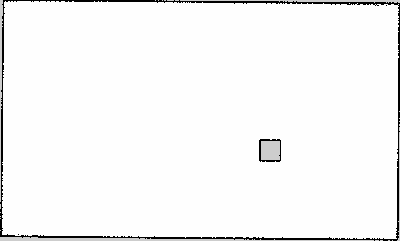
#> input picture robot_slam_toolbox/maps/origin_map.pgm, 400 x 241 px, found by its file name
$ python image_similarity.py
#> lines starting #> are read from the running program, lines starting #| are printed output that depends on the picture; after the words box and inside, x2 and y2 are one past the last pixel; in counts of white or black regions, pixels touching at a corner belong together; long printed decimals are rounded
import os
import numpy as np
import matplotlib.pyplot as plt
import cv2
from scipy.ndimage import distance_transform_cdt


def psi(source_map, target_dmap, c=1):
    points = np.argwhere(source_map == c)
    distances = [target_dmap[y, x] for y, x in points]
    return np.mean(distances) if distances else 0

def debug(gt, target, dmap_gt, psi_1, psi_2, psi_total):
    print("target == gt:", np.array_equal(target, gt))  # ต้องได้ True
    print("np.unique(gt):", np.unique(gt))
    print("np.unique(target):", np.unique(target))
    print("np.unique(dmap_gt):", np.unique(dmap_gt))

    print(f"ψ(map_gen → GT): {psi_1}")
    print(f"ψ(GT → map_gen): {psi_2}")
    print(f"Ψ total (ψ both ways): {psi_total}")

def show_maps_4panel(gt, target, dmap_gt, dmap_target):
    fig, axes = plt.subplots(2, 2, figsize=(12, 10))

    # รูป 1: Ground Truth (binary)
    im1 = axes[0, 0].imshow(gt.astype(np.float32), cmap='gray')
    axes[0, 0].set_title("GT Binary")
    plt.colorbar(im1, ax=axes[0, 0])

    # รูป 2: Target (binary)
    im2 = axes[0, 1].imshow(target.astype(np.float32), cmap='gray')
    axes[0, 1].set_title("Target Binary")
    plt.colorbar(im2, ax=axes[0, 1])

    # รูป 3: D-map GT
    im3 = axes[1, 0].imshow(dmap_gt, cmap='inferno')
    axes[1, 0].set_title("D-map GT")
    plt.colorbar(im3, ax=axes[1, 0])

    # รูป 4: D-map Target
    im4 = axes[1, 1].imshow(dmap_target, cmap='inferno')
    axes[1, 1].set_title("D-map Target")
    plt.colorbar(im4, ax=axes[1, 1])

    for ax_row in axes:
        for ax in ax_row:
            ax.set_xticks([])
            ax.set_yticks([])

    plt.tight_layout()
    plt.show()

# === CONFIGURATION ===
MAPS_DIR = "/home/chayanin09/open_topic/src/OpenTopic_mapping_simulation/robot_slam_toolbox/maps"
GT_FILE_STEM = "origin_map"
TARGET_FILE_STEM = "ex3_encoder_std0005_attemp2"
GT_PGM_PATH  = os.path.join(MAPS_DIR, f"{GT_FILE_STEM}.pgm")
TARGET_PGM_PATH = os.path.join(MAPS_DIR, f"{TARGET_FILE_STEM}.pgm")

# โหลด PGM
gt_img = cv2.imread(GT_PGM_PATH, cv2.IMREAD_UNCHANGED)
#> gt_img is the input picture: shape (241, 400); min 0, max 254, mean 246.6
target_img = cv2.imread(TARGET_PGM_PATH, cv2.IMREAD_UNCHANGED)
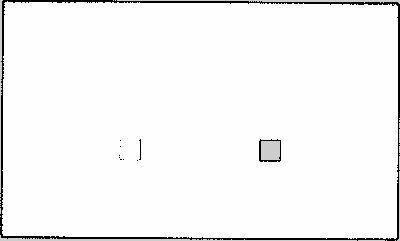
#> input picture robot_slam_toolbox/maps/ex3_encoder_std0005_attemp2.pgm, 400 x 241 px, found by its file name
#> target_img is the input picture: shape (241, 400); min 0, max 254, mean 246.1

example_gt = np.array([
    [0, 0, 0, 0, 0],
    [0, 1, 1, 1, 0],
    [0, 0, 1, 0, 0],
    [0, 0, 0, 0, 0],
    [0, 0, 0, 0, 0],
])

example_target = np.array([
    [0, 0, 0, 0, 0],
    [0, 1, 1, 1, 1],
    [0, 0, 1, 0, 0],
    [0, 0, 0, 0, 0],
    [0, 0, 0, 1, 1],
])


# แปลงเป็น binary: 1 = occupied, 0 = free
# (เช่น ถ้า 0=สิ่งกีดขวาง → pixel เข้ม)
# แปลงเป็น binary map
# สมมุติว่า 0 = occupied (seed), 1 = free

gt = (gt_img < 250).astype(np.uint8)
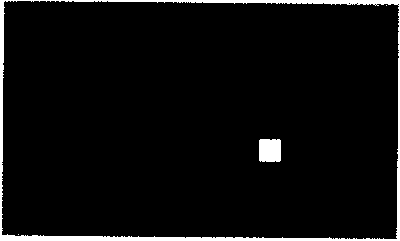
#> gt: shape (241, 400); values 0 (black) and 1 (white), 4.6% white; 4 white regions (2 under 20 px), largest, box (x1, y1, x2, y2) and area: (0, 0, 400, 241) 3923, (259, 139, 281, 162) 496
target = (target_img < 250).astype(np.uint8)
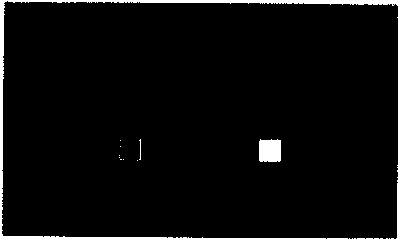
#> target: shape (241, 400); values 0 (black) and 1 (white), 4.6% white; 10 white regions (7 under 20 px), largest, box (x1, y1, x2, y2) and area: (0, 0, 400, 241) 3969, (259, 139, 281, 162) 481, (139, 139, 141, 160) 23

# crop map ทั้งสองให้เท่ากัน
min_h = min(gt.shape[0], target.shape[0])
#> min_h = 241
min_w = min(gt.shape[1], target.shape[1])
#> min_w = 400

# gt = gt[:min_h, :min_w]
# target = target[:min_h, :min_w]

offset = [0, 0]

gt = gt[offset[1]:min_h-offset[1], offset[0]:min_w-offset[0]]
target = target[offset[1]:min_h-offset[1], offset[0]:min_w-offset[0]]

# คำนวณ distance map (taxicab = Manhattan)
dmap_ex_gt= distance_transform_cdt(1 - example_gt, metric='taxicab')
dmap_ex_target = distance_transform_cdt(1 - example_target, metric='taxicab')

# [8 lines of commented-out code are left out]
dmap_gt = distance_transform_cdt(1 - gt, metric='taxicab')  # 1-binary เพราะมันหาจาก free → occupied
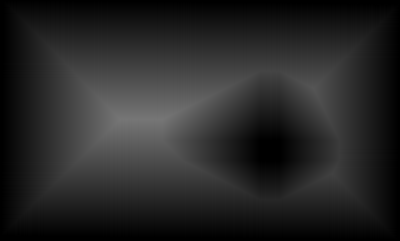
#> dmap_gt: shape (241, 400) int32; min 0, max 118, mean 38.8
dmap_target = distance_transform_cdt(1 - target, metric='taxicab')
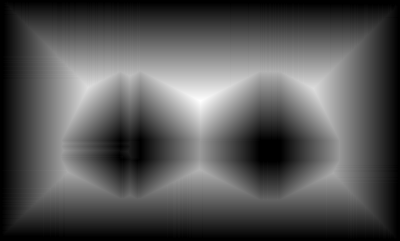
#> dmap_target: shape (241, 400) int32; min 0, max 98, mean 32.8; drawn with min black and max white

psi_1 = psi(target, dmap_gt)   # ψ(a, a′)
#> in psi, `points = np.argwhere(source_map == c)`: points = 4481 pairs, first value 0 to 240, second value 0 to 399
#> in psi, `distances = [target_dmap[y, x] for y, x in points]`: distances = 4481 values, max 98 at index 2024, min 0 at index 0, mean 0.662
#> psi_1 = 0.662
psi_2 = psi(gt, dmap_target)  # ψ(a′, a)
#> psi_2 = 0.0556
psi_total = psi_1 + psi_2
#> psi_total = 0.718
debug(gt, target, dmap_gt, psi_1, psi_2, psi_total)
#| target == gt: False
#| np.unique(gt): [0 1]
#| np.unique(target): [0 1]
#| np.unique(dmap_gt): [  0   1   2   3   4   5   6   7   8   9  10  11  12  13  14  15  16  17
#|   18  19  20  21  22  23  24  25  26  27  28  29  30  31  32  33  34  35
#|   36  37  38  39  40  41  42  43  44  45  46  47  48  49  50  51  52  53
#|   54  55  56  57  58  59  60  61  62  63  64  65  66  67  68  69  70  71
#|   72  73  74  75  76  77  78  79  80  81  82  83  84  85  86  87  88  89
#|   90  91  92  93  94  95  96  97  98  99 100 101 102 103 104 105 106 107
#|  108 109 110 111 112 113 114 115 116 117 118]
#| ψ(map_gen → GT): 0.6619
#| ψ(GT → map_gen): 0.05564
#| Ψ total (ψ both ways): 0.7175
show_maps_4panel(gt, target, dmap_gt, dmap_target)
#> in show_maps_4panel, `plt.show()`:
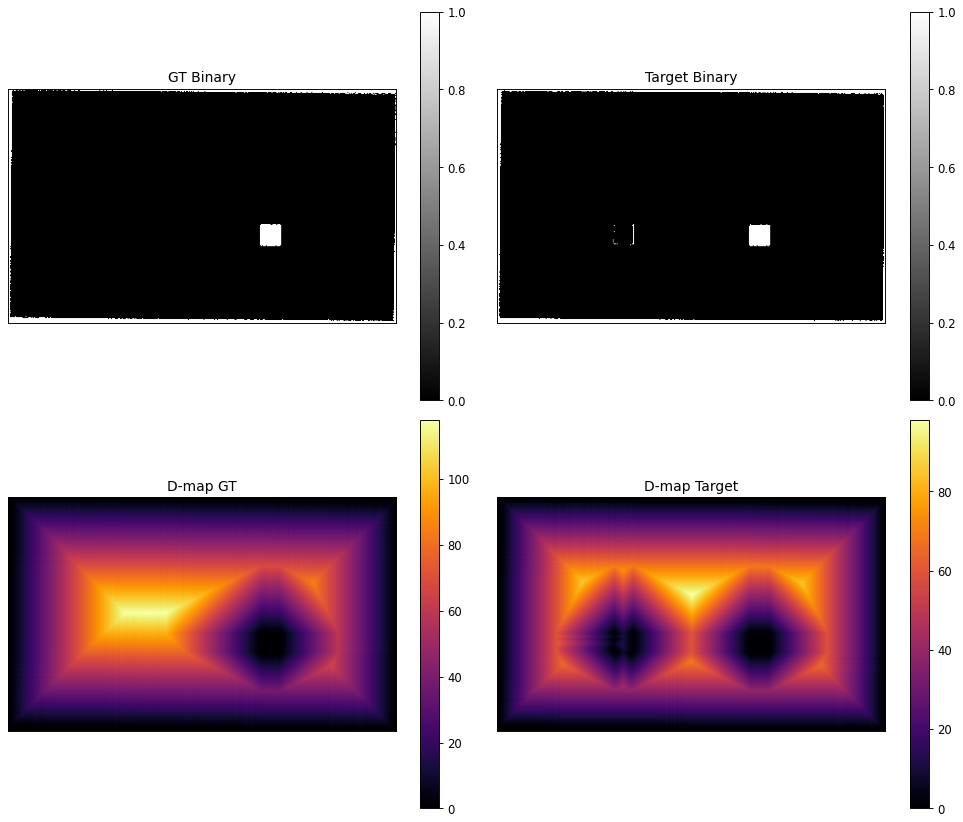
#> figure drawn by matplotlib, 8 panels

# [11 lines of commented-out code are left out]
